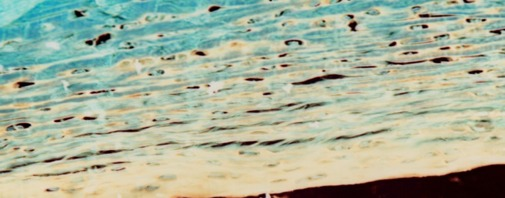
#> input picture Histology Sample Image.jpg, 505 x 198 px
$ python ImageAnalysisV1.0.0.py
#> lines starting #> are read from the running program, lines starting #| are printed output that depends on the picture; long printed decimals are rounded
import mpl_toolkits.mplot3d.axes3d as p3
import matplotlib.pyplot as plt
import numpy as np
from collections import Counter
from PIL import Image
import os
import colorsys

# By: Naga Nannapuneni
# VERSION 1.0.0
# Image analysis of Intervertebral Discs stained by Albumin blue and Fast Green
# NOTE: Change Directory (Line 4) ONCE, Change Image accordingly

# Changes Directory; CHANGE THIS TO THE LOCATION OF THE IMAGE FILE
os.chdir("/Users/naga/Desktop")

# Gets image for 3D Graph; CHANGE THIS TO THE IMAGE AT THE LOCATION DEFINED FROM LINE 9
getImage = Image.open("Histology Sample Image.jpg")
#> getImage is the input picture: PIL image 505x198 RGB; mean R, G, B 167.5, 178.6, 156.5
img = getImage.load()

# Constructs a blank matrix representing the pixels in the image
[xs, ys] = getImage.size
#> xs = 505; ys = 198
max_intensity = 100
hues = {}

# Examines each pixel in the image file
for x in range(0, xs):
  for y in range(0, ys):

    [r, g, b] = img[x, y]

    r /= 255.0
    g /= 255.0
    b /= 255.0

    [h, s, v] = colorsys.rgb_to_hsv(r, g, b)
    if h not in hues:
      hues[h] = {}
    if v not in hues[h]:
      hues[h][v] = 1
    else:
      if hues[h][v] < max_intensity:
        hues[h][v] += 1
#> after the loop, hues = 4150 items

# Creates 3D Graph
h_ = []
v_ = []
i = []
colours = []

for h in hues:
  for v in hues[h]:
    h_.append(h)
    v_.append(v)
    i.append(hues[h][v])
    [r, g, b] = colorsys.hsv_to_rgb(h, 1, v)
    colours.append([r, g, b])
#> this loop made 4150 passes
#> h on passes 1 to 3: 0.468, 0.473, 0.48
#> after the loop, colours = 35229 items; h_ = 35229 items; i = 35229 items; v_ = 35229 items

# Plots the graph
fig = plt.figure()
ax = p3.Axes3D(fig)
ax.scatter(h_, v_, i, s=10, c=colours, lw=0)

ax.set_xlabel('Hue')
ax.set_ylabel('Value')
ax.set_zlabel('Intensity')
fig.add_axes(ax)
plt.show()
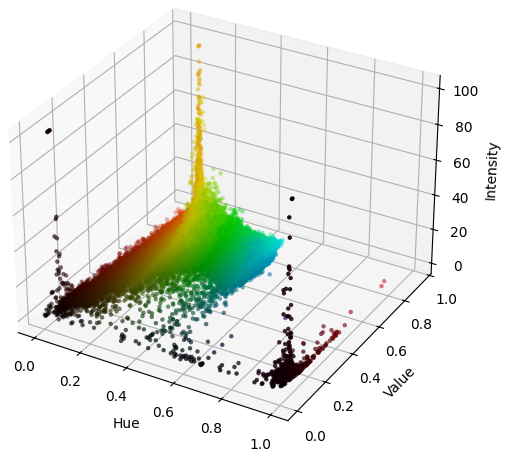
#> figure drawn by matplotlib, 1 panel

# Opens image and converts it into 8-bit greyscale for 2D graph
# CHANGE THIS TO THE IMAGE AT THE LOCATION DEFINED FROM LINE 9
img2 = Image.open('Histology Sample Image.jpg').convert('L')
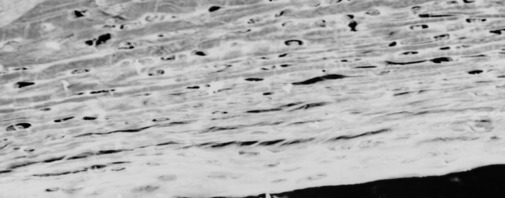
#> img2: PIL image 505x198 L; min 0, max 222, mean 172.7
WIDTH, HEIGHT = img2.size
#> WIDTH = 505; HEIGHT = 198

# Converts image data to a list of integers
data = list(img2.getdata())
#> data = 99990 items

# #Counts number of each greyscale number present in data
# print([[x,data.count(x)] for x in set(data)])

# Gets length of original untouched data
print(len(data))
#| 99990

# Delets the surrounding darkness, not part of sample
for i in data:
    if i < 6:
        data = [w for w in data if w !=i]
#> this loop made 99990 passes
#> i on passes 1 to 3: 182, 187, 189
#> after the loop, data = 99537 items

# Prints length of edited, raw data
print(len(data))
#| 99537

# Creates a copy of original data called a
a = data
#> a = 99537 items

# Deletes dark spots in data
for i in a:
    if i < 25:
        a = [w for w in a if w !=i]
#> this loop made 99537 passes
#> after the loop, a = 95230 items

# Prints length of copy array after deletion of dark spots
print(len(a))
#| 95230

# Prints Percentage of data that is tissue
print(len(a)/len(data)*100)
#| 95.673

# Creates 2D Graph
labels, values = zip(*Counter(a).items())
#> labels = 198 values, max 222 at index 195, min 25 at index 186, mean 123.5; values = 198 values, max 2455 at index 88, min 2 at index 195, mean 481
indexes = np.arange(len(labels))
#> indexes = 198 values from 0 to 197
width = 1
plt.bar(indexes, values, width)
plt.xticks(indexes + width * 0.5, labels)
plt.show()
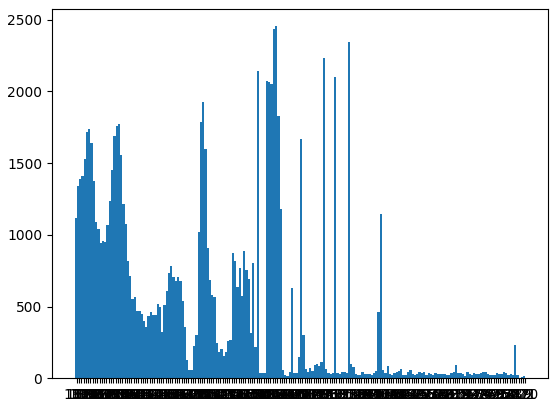
#> figure drawn by matplotlib, 1 panel; tallest bar 2455 high, from x = 87.5 to 88.5
